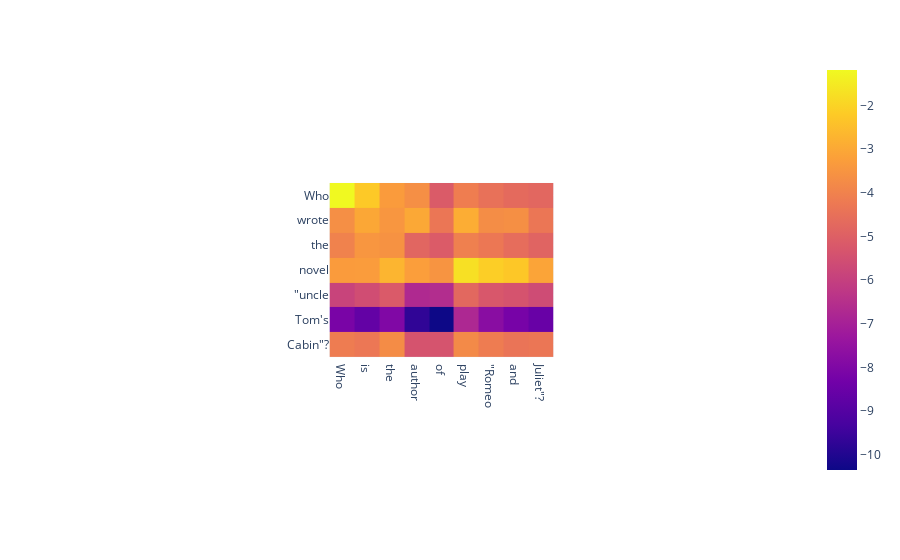

Write notebook code for a chart like this one.
### Code cell
table = pd.DataFrame(scores, index=tokens1, columns=tokens2)
px.imshow(table)

### Figure 1 — Plotly figure (JSON) as saved in the notebook; plotly's stock layout.template omitted (floating-point values rounded to 4 significant figures)
{"data": [{"coloraxis": "coloraxis", "hovertemplate": "x: %{x}<br>y: %{y}<br>color: %{z}<extra></extra>", "name": "0", "type": "heatmap", "x": ["Who", "is", "the", "author", "of", "the", "play", "\"Romeo", "and", "Juliet\"?"], "xaxis": "x", "y": ["Who", "wrote", "the", "novel", "\"uncle", "Tom's", "Cabin\"?"], "yaxis": "y", "z": [[-1.184, -2.231, -3.851, -3.655, -5.138, -3.316, -4.122, -4.474, -4.681, -4.775], [-3.654, -3.02, -4.33, -2.998, -4.327, -3.461, -2.891, -3.703, -3.648, -4.326], [-4.01, -3.453, -4.999, -4.821, -5.13, -3.566, -4.061, -4.292, -4.6, -4.864], [-3.321, -3.293, -4.16, -3.255, -3.518, -2.694, -1.719, -2.116, -2.273, -3.103], [-5.872, -5.565, -7.166, -6.707, -6.607, -5.16, -4.756, -5.267, -5.38, -5.618], [-8.152, -8.647, -10.91, -9.728, -10.35, -7.972, -6.766, -7.748, -8.199, -8.533], [-4.169, -4.31, -5.788, -5.372, -5.355, -3.728, -3.784, -4.168, -4.393, -4.317]]}], "layout": {"autosize": true, "coloraxis": {"colorscale": [[0, "#0d0887"], [0.1111, "#46039f"], [0.2222, "#7201a8"], [0.3333, "#9c179e"], [0.4444, "#bd3786"], [0.5556, "#d8576b"], [0.6667, "#ed7953"], [0.7778, "#fb9f3a"], [0.8889, "#fdca26"], [1, "#f0f921"]]}, "margin": {"t": 60}, "xaxis": {"anchor": "y", "autorange": true, "constrain": "domain", "domain": [0.3451, 0.6549], "range": [-0.5, 8.5], "scaleanchor": "y", "type": "category"}, "yaxis": {"anchor": "x", "autorange": true, "constrain": "domain", "domain": [0, 1], "range": [6.5, -0.5], "type": "category"}}}
